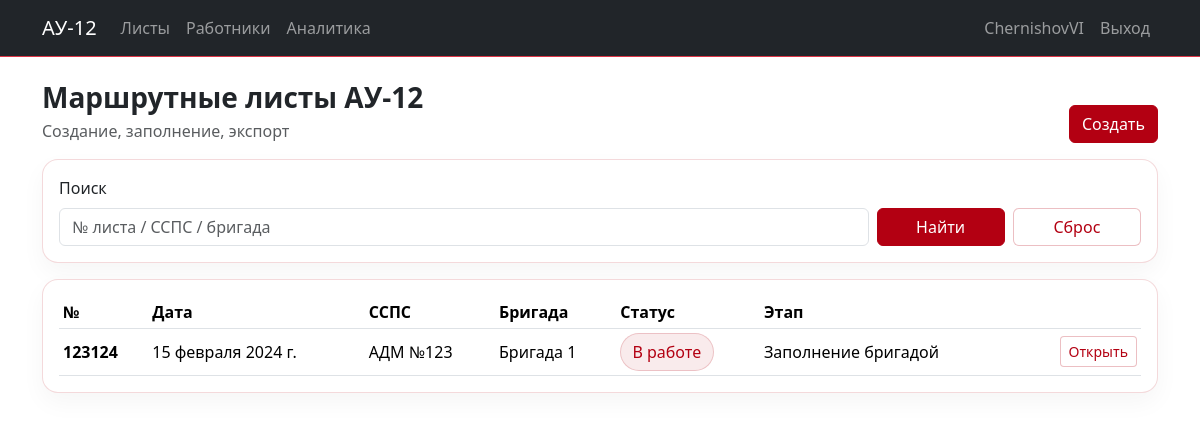
The page /au12/ (signed in) on the database as committed earlier.
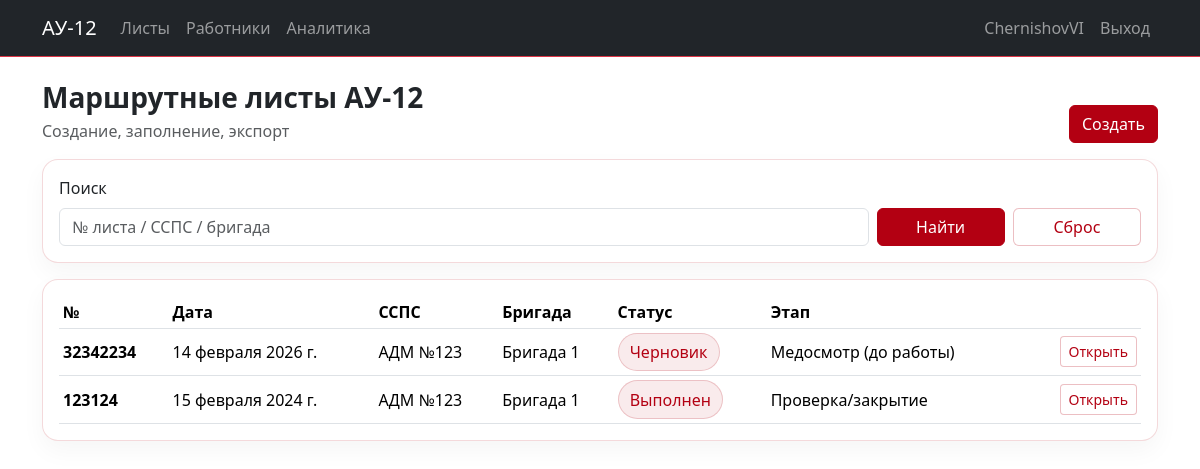
The same page on the database as committed later.
### apps/routesheets/models.py (models this page shows, shortened)
class RouteSheetAU12(models.Model):
    number = models.CharField("Номер", max_length=50)
    date = models.DateField("Дата")
    railway_name = models.CharField("Наименование дороги", max_length=255, blank=True)
    enterprise = models.ForeignKey(
        Enterprise,
        verbose_name="Предприятие",
        on_delete=models.PROTECT,
        related_name="routesheets",
        null=True,
    )
    ssps_unit = models.ForeignKey(
        SSPSUnit,
        verbose_name="Единица ССПС",
        on_delete=models.PROTECT,
        related_name="au12_routesheets",
    )
    brigade = models.ForeignKey(
        Brigade,
        verbose_name="Бригада",
        on_delete=models.PROTECT,
        null=True,
        blank=True,
        related_name="routesheets",
    )
    status = models.CharField("Статус", max_length=20, choices=AU12Status.choices, default=AU12Status.DRAFT)
    step = models.CharField("Этап", max_length=20, choices=AU12Step.choices, default=AU12Step.MED_PRE)
    created_by = models.ForeignKey(
        settings.AUTH_USER_MODEL,
        verbose_name="Создал",
        on_delete=models.PROTECT,
        related_name="au12_created",
    )
    created_at = models.DateTimeField("Создано", auto_now_add=True)
    class Meta:
        verbose_name = "Маршрутный лист АУ-12"
        verbose_name_plural = "Маршрутные листы АУ-12"
        ordering = ["-date", "-id"]

### apps/directory/models.py (models this page shows, shortened)
class SSPSUnit(models.Model):
    owner = models.ForeignKey(Enterprise, verbose_name="Владелец (предприятие)", on_delete=models.PROTECT)
    type_name = models.CharField("Тип ССПС", max_length=120)
    number = models.CharField("Номер ССПС", max_length=50)
    max_people = models.PositiveIntegerField("Макс. число людей", default=0)
    class Meta:
        verbose_name = "Единица ССПС"
        verbose_name_plural = "Единицы ССПС"
        unique_together = [("type_name", "number")]
    def __str__(self):
        return f"{self.type_name} №{self.number}"

class Brigade(models.Model):
    name = models.CharField("Название бригады", max_length=255)
    ssps_unit = models.ForeignKey(SSPSUnit, verbose_name="Единица ССПС", on_delete=models.PROTECT, related_name="brigades")
    members = models.ManyToManyField(
        settings.AUTH_USER_MODEL,
        verbose_name="Состав бригады (работники)",
        related_name="brigades",
        blank=True
    )
    is_active = models.BooleanField("Активна", default=True)
    class Meta:
        verbose_name = "Бригада"
        verbose_name_plural = "Бригады"
        unique_together = [("name", "ssps_unit")]

### apps/routesheets/views.py (the view, shortened to what this page needs)
# urls.py: path("au12/", views.AU12ListView.as_view(), name="au12_list"),
class AU12ListView(RoleRequiredMixin, ListView):
    allowed_roles = {Role.ADMIN, Role.MASTER, Role.MACHINIST, Role.ASSISTANT, Role.MEDIC, Role.INSPECTOR}
    model = RouteSheetAU12
    template_name = "routesheets/au12_list.html"
    paginate_by = 50
    def get_queryset(self):
        qs = (
            super()
            .get_queryset()
            .select_related("ssps_unit", "brigade")
            .order_by("-date", "-id")
        )
        q = (self.request.GET.get("q") or "").strip()
        return qs

### apps/accounts/permissions.py (called while the page is built)
    def dispatch(self, request, *args, **kwargs):
        if not request.user.is_authenticated:
            return super().dispatch(request, *args, **kwargs)
        if getattr(request.user, "is_superuser", False):
            return super().dispatch(request, *args, **kwargs)
        if self.allowed_roles and getattr(request.user, "role", None) not in self.allowed_roles:
            return HttpResponseForbidden("Недостаточно прав.")
        return super().dispatch(request, *args, **kwargs)

### apps/routesheets/templates/routesheets/au12_list.html
{% extends "base.html" %}
{% block content %}
<div class="d-flex align-items-end justify-content-between flex-wrap gap-2 mb-3">
  <div>
    <h3 class="section-title mb-1">Маршрутные листы АУ-12</h3>
    <div class="text-muted">Создание, заполнение, экспорт</div>
  </div>
  <a class="btn btn-brand" href="{% url 'routesheets:au12_create' %}">Создать</a>
</div>
<div class="card p-3 mb-3">
  <form class="row g-2 align-items-end" method="get">
    <div class="col-md-9">
      <label class="form-label">Поиск</label>
      <input class="form-control" name="q" value="{{ request.GET.q }}" placeholder="№ листа / ССПС / бригада">
    </div>
    <div class="col-md-3 d-flex gap-2">
      <button class="btn btn-brand w-100" type="submit">Найти</button>
      <a class="btn btn-ghost w-100" href="{% url 'routesheets:au12_list' %}">Сброс</a>
    </div>
  </form>
</div>
<div class="card p-3">
  <div class="table-responsive">
    <table class="table table-sm align-middle mb-0">
      <thead>
        <tr>
          <th>№</th>
          <th>Дата</th>
          <th>ССПС</th>
          <th>Бригада</th>
          <th>Статус</th>
          <th>Этап</th>
          <th></th>
        </tr>
      </thead>
      <tbody>
      {% for rs in object_list %}
        <tr>
          <td class="fw-semibold">{{ rs.number }}</td>
          <td>{{ rs.date }}</td>
          <td>{{ rs.ssps_unit }}</td>
          <td>{% if rs.brigade %}{{ rs.brigade.name }}{% else %}—{% endif %}</td>
          <td><span class="badge-soft">{{ rs.get_status_display }}</span></td>
          <td>{{ rs.get_step_display }}</td>
          <td class="text-end">
            <a class="btn btn-ghost btn-sm" href="{% url 'routesheets:au12_detail' rs.id %}">Открыть</a>
          </td>
        </tr>
      {% empty %}
        <tr><td colspan="7" class="text-muted">Нет данных</td></tr>
      {% endfor %}
      </tbody>
    </table>
  </div>
</div>
{% endblock %}

Rows that differ between the two databases and show on the page:
added RouteSheetAU12: number "32342234", date "14 февраля 2026 г.", ssps_unit "АДМ №123", brigade.name "Бригада 1", status "Черновик", step "Медосмотр (до работы)"
changed RouteSheetAU12: status "В работе" → "Выполнен"; step "Заполнение бригадой" → "Проверка/закрытие"
